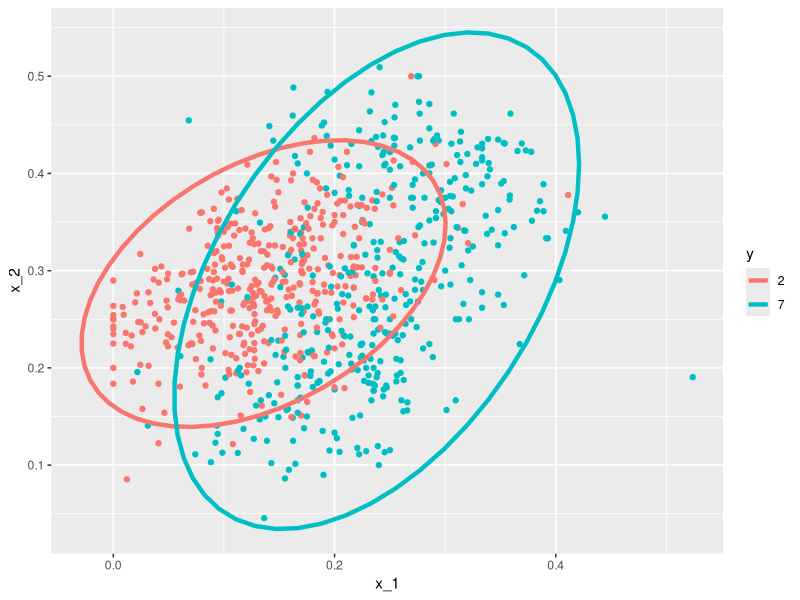
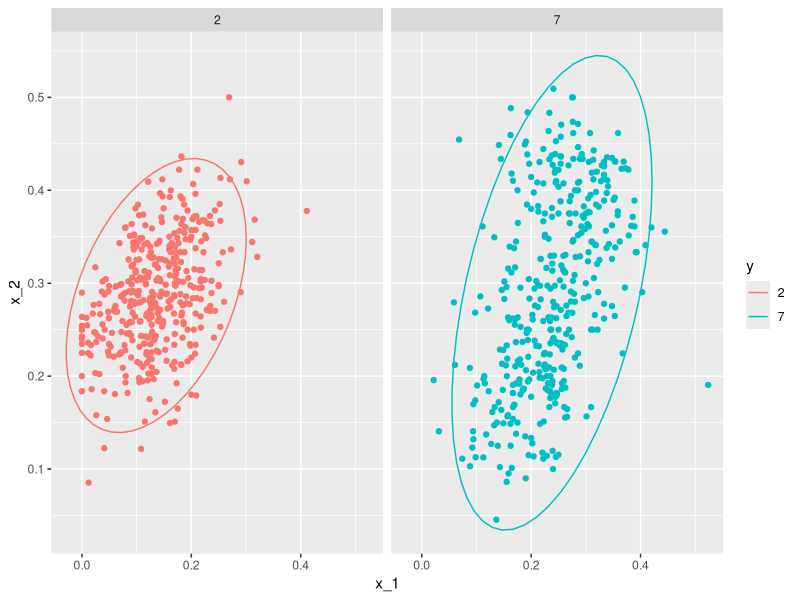

These charts were generated, in order, by the following R code: (Note: this script raises an error after producing the figures.)
library(tidyverse)
library(dslabs)

# Load data
data("mnist_27")

# Estimate parameters from the data
params <- mnist_27$train %>%
  group_by(y) %>%
  summarize(avg_1 = mean(x_1), avg_2 = mean(x_2),
            sd_1 = sd(x_1), sd_2 = sd(x_2),
            r = cor(x_1, x_2))

# Contour plots
mnist_27$train %>% mutate(y = factor(y)) %>%
  ggplot(aes(x_1, x_2, fill = y, color = y)) +
  geom_point(show.legend = FALSE) +
  stat_ellipse(type="norm", lwd = 1.5)

# Fit model
library(caret)
train_qda <- train(y ~., method = "qda", data = mnist_27$train)
# Obtain predictors and accuracy
y_hat <- predict(train_qda, mnist_27$test)
confusionMatrix(data = y_hat, reference = mnist_27$test$y)$overall["Accuracy"]

# Draw separate plots for 2s and 7s
mnist_27$train %>% mutate(y = factor(y)) %>%
  ggplot(aes(x_1, x_2, fill = y, color = y)) +
  geom_point(show.legend = FALSE) +
  stat_ellipse(type="norm") +
  facet_wrap(~y)


params <- mnist_27$train %>%
  group_by(y) %>%
  summarize(avg_1 = mean(x_1), avg_2 = mean(x_2),
            sd_1 = sd(x_1), sd_2 = sd(x_2),
            r = cor(x_1, x_2))
params <- params %>% mutate(sd_1 = mean(sd_1), sd_2 = mean(sd_2), r = mean(r))
train_lda <- train(y ~., method = "lda", data = mnist_27$train)
y_hat <- predict(train_lda, mnist_27$test)
confusionMatrix(data = y_hat, reference = mnist_27$test$y)$overall["Accuracy"]



if(!exists("mnist"))mnist <- read_mnist()

set.seed(3456)    #use set.seed(3456, sample.kind="Rounding") in R 3.6 or later
index_127 <- sample(which(mnist$train$labels %in% c(1,2,7)), 2000)
y <- mnist$train$labels[index_127] 
x <- mnist$train$images[index_127,]
index_train <- createDataPartition(y, p=0.8, list = FALSE)

# get the quadrants
# temporary object to help figure out the quadrants
row_column <- expand.grid(row=1:28, col=1:28)
upper_left_ind <- which(row_column$col <= 14 & row_column$row <= 14)
lower_right_ind <- which(row_column$col > 14 & row_column$row > 14)

# binarize the values. Above 200 is ink, below is no ink
x <- x > 200 

# cbind proportion of pixels in upper right quadrant and proportion of pixels in lower right quadrant
x <- cbind(rowSums(x[ ,upper_left_ind])/rowSums(x),
           rowSums(x[ ,lower_right_ind])/rowSums(x)) 

train_set <- data.frame(y = factor(y[index_train]),
                        x_1 = x[index_train,1],
                        x_2 = x[index_train,2])

test_set <- data.frame(y = factor(y[-index_train]),
                       x_1 = x[-index_train,1],
                       x_2 = x[-index_train,2])

train_set %>%  ggplot(aes(x_1, x_2, color=y)) + geom_point()

train_qda <- train(y ~ ., method = "qda", data = train_set)
predict(train_qda, test_set, type = "prob") %>% head()
predict(train_qda, test_set) %>% head()
confusionMatrix(predict(train_qda, test_set), test_set$y)$table
confusionMatrix(predict(train_qda, test_set), test_set$y)$overall["Accuracy"]
train_lda <- train(y ~ ., method = "lda", data = train_set)
confusionMatrix(predict(train_lda, test_set), test_set$y)$overall["Accuracy"]
train_knn <- train(y ~ ., method = "knn", tuneGrid = data.frame(k = seq(15, 51, 2)),
                   data = train_set)
confusionMatrix(predict(train_knn, test_set), test_set$y)$overall["Accuracy"]
train_set %>% mutate(y = factor(y)) %>% ggplot(aes(x_1, x_2, fill = y, color=y)) + geom_point(show.legend = FALSE) + stat_ellipse(type="norm")
